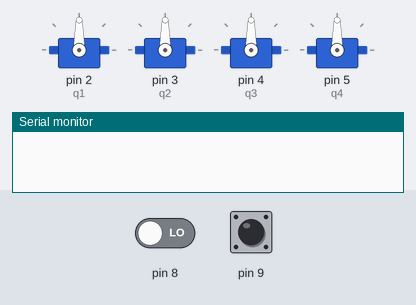
The sketch below on a simulated Arduino Uno, built with avr-gcc and run on an emulated ATmega328P. Shown: 4 × servo, the last lines printed to the serial monitor. Inputs (shaded band) come from the test bench; at power-on: pin 9 LOW, pin 8 LOW.

Above: at 1.2 s.
1.3 s: pin 9 pulsed HIGH 5 times (0.12 s each, 0.3 s apart)
At 2.3 s:
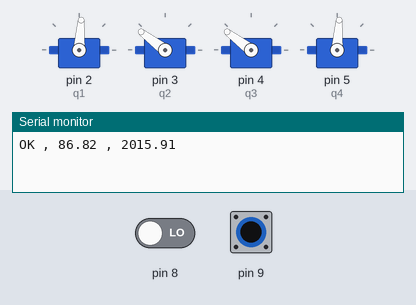
At 3.8 s:
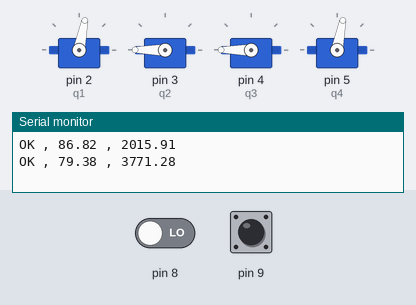
Timing chart, 0 to 6.1 s (numbered marks = the images above; inputs shaded):
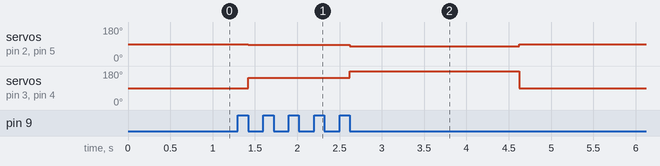

Measured:
- after the input at 1.3 s, servo on pin 2 (q1), servo on pin 5 (q4): 90° → 86° after 0.12 s, → 79° 1.2 s later, → 90° 2.0 s later; servo on pin 3 (q2), servo on pin 4 (q3): 90° → 143° after 0.12 s, → 180° 1.2 s later, → 90° 2.0 s later

The sketch:

limBot_2.0.ino
```cpp
#include <Servo.h>

Servo q1;
Servo q2;
Servo q3;
Servo q4;
double lastLeftFilter = 90;
double lastRightFilter = 90;
double filter = 10;

void setup() {
  // put your setup code here, to run once:
  Serial.begin(115200);
  while(!Serial);
  q1.attach(2);
  q2.attach(3);
  q3.attach(4);
  q4.attach(5);
  pinMode(8,INPUT);
  pinMode(9,INPUT);
}

void loop() {
  // put your main code here, to run repeatedly:
  double pwmDrive = pulseIn(8,HIGH);
  double pwmSteer = pulseIn(9,HIGH);

  double angleDrive = map(pwmDrive,1000,2000,0,180);
  double angleSteer = map(pwmSteer,1000,2000,0,180);

  double left = angleDrive + .5 * (angleSteer-90);
  double right = angleDrive - .5 * (angleSteer-90);

  if (right > 180){
    double offset = right-180;
    right -= offset;
    left -= offset;
  }
  else if (right < 0){
    double offset = 0-right;
    right += offset;
    left += offset;
  }
  else if (left > 180){
    double offset = left-180;
    left -= offset;
    right -= offset;
  }
  else if (left < 0){
    double offset = 0-left;
    left += offset;
    right += offset;
  }

  double filteredLeft = (left + (lastLeftFilter * filter)) / (filter + 1);
  lastLeftFilter = filteredLeft;
  double filteredRight = (right + (lastRightFilter * filter)) / (filter + 1);
  lastRightFilter = filteredRight;

  if (filteredRight < 95 and filteredRight > 85){
    filteredRight = 90;
  }
  else if (filteredRight > 95){
    filteredRight -= 5;
  }
  else{
    filteredRight += 5;
  }

  if (filteredLeft < 95 and filteredLeft > 85){
    filteredLeft = 90;
  }
  else if (filteredLeft > 95){
    filteredLeft -= 5;
  }
  else{
    filteredLeft += 5;
  }

  if(pwmSteer > 750){
    Serial.print("OK");
    Serial.print(" , ");
    Serial.print(filteredRight);
    Serial.print(" , ");
    Serial.print(filteredLeft);
    //Serial.print(" , ");
    //Serial.print(pwmDrive);
    //Serial.print(" , ");
    //Serial.print(pwmSteer);
    Serial.println();

    q1.write(filteredRight);
    q2.write(filteredLeft);
    q3.write(filteredLeft);
    q4.write(filteredRight);
  }
  else{
    Serial.print("NOT OK");
    Serial.println();

    q1.write(90);
    q2.write(90);
    q3.write(90);
    q4.write(90);
  }

}
```
